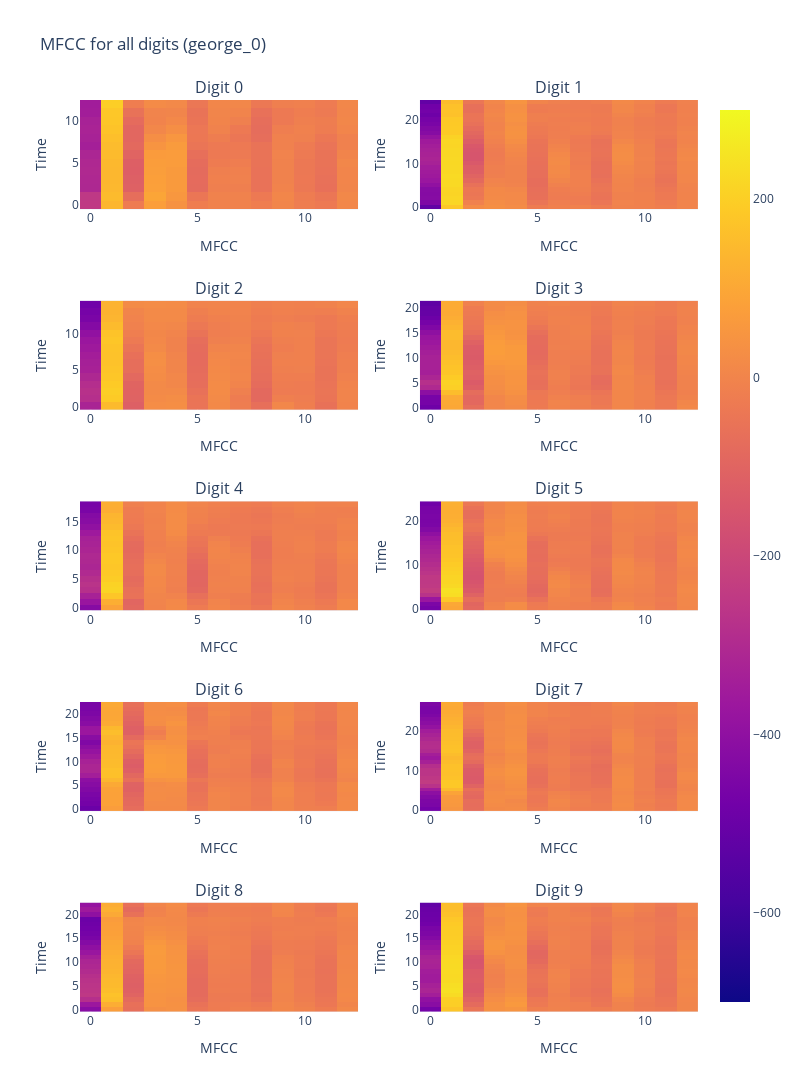

This figure's notebook cell:
### Code cell
# plot mfccs heatmap
fig = make_subplots(rows=5, cols=2, subplot_titles=[f'Digit {i}' for i in range(10)])
for i in range(5):
    for j in range(2):
        mfccs = get_mfccs(f"../../data/external/recordings/{i*2+j}_george_0.wav")
        fig.add_trace(
            go.Heatmap(z=mfccs, zmax=300, zmin=-700, showscale=(i == 0 and j == 0)),
            row=i + 1,
            col=j + 1,
        )
        fig.update_xaxes(title_text='MFCC', row=i + 1, col=j + 1)
        fig.update_yaxes(title_text='Time', row=i + 1, col=j + 1)
        
fig.update_layout(width=800, height=1200, title="MFCC for all digits (george_0)")
fig.show()

### Figure 1 — Plotly figure (JSON) as saved in the notebook; plotly's stock layout.template omitted (floating-point values rounded to 4 significant figures; data arrays with more than 128 entries replaced by an {"elided": "..."} marker saying what was removed)
{"data": [{"showscale": true, "type": "heatmap", "xaxis": "x", "yaxis": "y", "z": {"elided": "13x13 float values"}, "zmax": 300, "zmin": -700}, {"showscale": false, "type": "heatmap", "xaxis": "x2", "yaxis": "y2", "z": {"elided": "25x13 float values"}, "zmax": 300, "zmin": -700}, {"showscale": false, "type": "heatmap", "xaxis": "x3", "yaxis": "y3", "z": {"elided": "15x13 float values"}, "zmax": 300, "zmin": -700}, {"showscale": false, "type": "heatmap", "xaxis": "x4", "yaxis": "y4", "z": {"elided": "22x13 float values"}, "zmax": 300, "zmin": -700}, {"showscale": false, "type": "heatmap", "xaxis": "x5", "yaxis": "y5", "z": {"elided": "19x13 float values"}, "zmax": 300, "zmin": -700}, {"showscale": false, "type": "heatmap", "xaxis": "x6", "yaxis": "y6", "z": {"elided": "25x13 float values"}, "zmax": 300, "zmin": -700}, {"showscale": false, "type": "heatmap", "xaxis": "x7", "yaxis": "y7", "z": {"elided": "23x13 float values"}, "zmax": 300, "zmin": -700}, {"showscale": false, "type": "heatmap", "xaxis": "x8", "yaxis": "y8", "z": {"elided": "28x13 float values"}, "zmax": 300, "zmin": -700}, {"showscale": false, "type": "heatmap", "xaxis": "x9", "yaxis": "y9", "z": {"elided": "23x13 float values"}, "zmax": 300, "zmin": -700}, {"showscale": false, "type": "heatmap", "xaxis": "x10", "yaxis": "y10", "z": {"elided": "23x13 float values"}, "zmax": 300, "zmin": -700}], "layout": {"annotations": [{"font": {"size": 16}, "showarrow": false, "text": "Digit 0", "x": 0.225, "xanchor": "center", "xref": "paper", "y": 1, "yanchor": "bottom", "yref": "paper"}, {"font": {"size": 16}, "showarrow": false, "text": "Digit 1", "x": 0.775, "xanchor": "center", "xref": "paper", "y": 1, "yanchor": "bottom", "yref": "paper"}, {"font": {"size": 16}, "showarrow": false, "text": "Digit 2", "x": 0.225, "xanchor": "center", "xref": "paper", "y": 0.78, "yanchor": "bottom", "yref": "paper"}, {"font": {"size": 16}, "showarrow": false, "text": "Digit 3", "x": 0.775, "xanchor": "center", "xref": "paper", "y": 0.78, "yanchor": "bottom", "yref": "paper"}, {"font": {"size": 16}, "showarrow": false, "text": "Digit 4", "x": 0.225, "xanchor": "center", "xref": "paper", "y": 0.56, "yanchor": "bottom", "yref": "paper"}, {"font": {"size": 16}, "showarrow": false, "text": "Digit 5", "x": 0.775, "xanchor": "center", "xref": "paper", "y": 0.56, "yanchor": "bottom", "yref": "paper"}, {"font": {"size": 16}, "showarrow": false, "text": "Digit 6", "x": 0.225, "xanchor": "center", "xref": "paper", "y": 0.34, "yanchor": "bottom", "yref": "paper"}, {"font": {"size": 16}, "showarrow": false, "text": "Digit 7", "x": 0.775, "xanchor": "center", "xref": "paper", "y": 0.34, "yanchor": "bottom", "yref": "paper"}, {"font": {"size": 16}, "showarrow": false, "text": "Digit 8", "x": 0.225, "xanchor": "center", "xref": "paper", "y": 0.12, "yanchor": "bottom", "yref": "paper"}, {"font": {"size": 16}, "showarrow": false, "text": "Digit 9", "x": 0.775, "xanchor": "center", "xref": "paper", "y": 0.12, "yanchor": "bottom", "yref": "paper"}], "height": 1200, "title": {"text": "MFCC for all digits (george_0)"}, "width": 800, "xaxis": {"anchor": "y", "domain": [0, 0.45], "title": {"text": "MFCC"}}, "xaxis10": {"anchor": "y10", "domain": [0.55, 1], "title": {"text": "MFCC"}}, "xaxis2": {"anchor": "y2", "domain": [0.55, 1], "title": {"text": "MFCC"}}, "xaxis3": {"anchor": "y3", "domain": [0, 0.45], "title": {"text": "MFCC"}}, "xaxis4": {"anchor": "y4", "domain": [0.55, 1], "title": {"text": "MFCC"}}, "xaxis5": {"anchor": "y5", "domain": [0, 0.45], "title": {"text": "MFCC"}}, "xaxis6": {"anchor": "y6", "domain": [0.55, 1], "title": {"text": "MFCC"}}, "xaxis7": {"anchor": "y7", "domain": [0, 0.45], "title": {"text": "MFCC"}}, "xaxis8": {"anchor": "y8", "domain": [0.55, 1], "title": {"text": "MFCC"}}, "xaxis9": {"anchor": "y9", "domain": [0, 0.45], "title": {"text": "MFCC"}}, "yaxis": {"anchor": "x", "domain": [0.88, 1], "title": {"text": "Time"}}, "yaxis10": {"anchor": "x10", "domain": [0, 0.12], "title": {"text": "Time"}}, "yaxis2": {"anchor": "x2", "domain": [0.88, 1], "title": {"text": "Time"}}, "yaxis3": {"anchor": "x3", "domain": [0.66, 0.78], "title": {"text": "Time"}}, "yaxis4": {"anchor": "x4", "domain": [0.66, 0.78], "title": {"text": "Time"}}, "yaxis5": {"anchor": "x5", "domain": [0.44, 0.56], "title": {"text": "Time"}}, "yaxis6": {"anchor": "x6", "domain": [0.44, 0.56], "title": {"text": "Time"}}, "yaxis7": {"anchor": "x7", "domain": [0.22, 0.34], "title": {"text": "Time"}}, "yaxis8": {"anchor": "x8", "domain": [0.22, 0.34], "title": {"text": "Time"}}, "yaxis9": {"anchor": "x9", "domain": [0, 0.12], "title": {"text": "Time"}}}}
